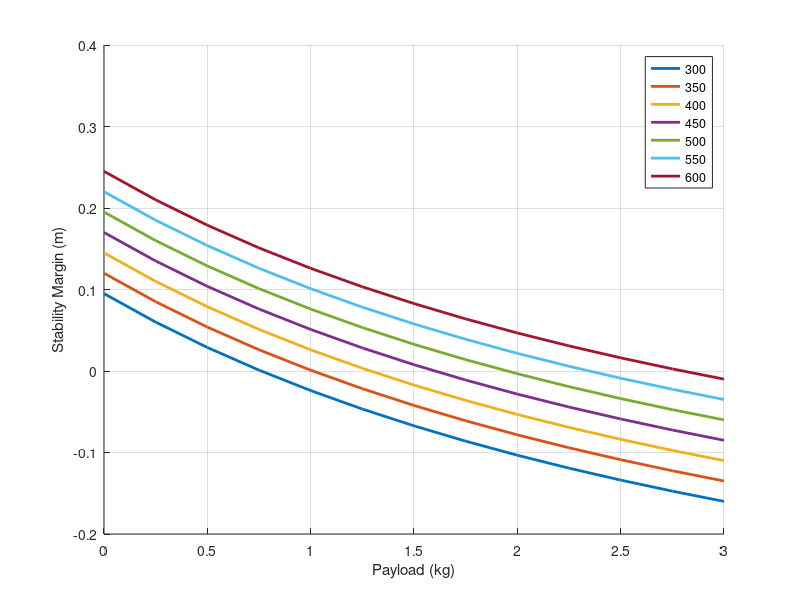

The MATLAB source for this figure:
%% STABILITY TEST

clear

diameters = 0.30:0.05:0.60;

payloads = 0:0.25:3;

L1 = 0.30;
L2 = 0.25;
Lg = 0.10;

m_chassis = 2;
m_battery = 1.2;
m_arm = 0.8;

figure
hold on

for d = diameters

    radius = d/2;

    margins = [];

    for p = payloads

        total = m_chassis + m_battery + m_arm + p;

        cg = (m_arm*((L1+L2)/2)+p*(L1+L2+Lg))/total;

        margin = radius-cg;

        margins=[margins margin];

    end

    plot(payloads,margins,'LineWidth',2)

end

grid on

xlabel('Payload (kg)')
ylabel('Stability Margin (m)')

legend('300','350','400','450','500','550','600')
